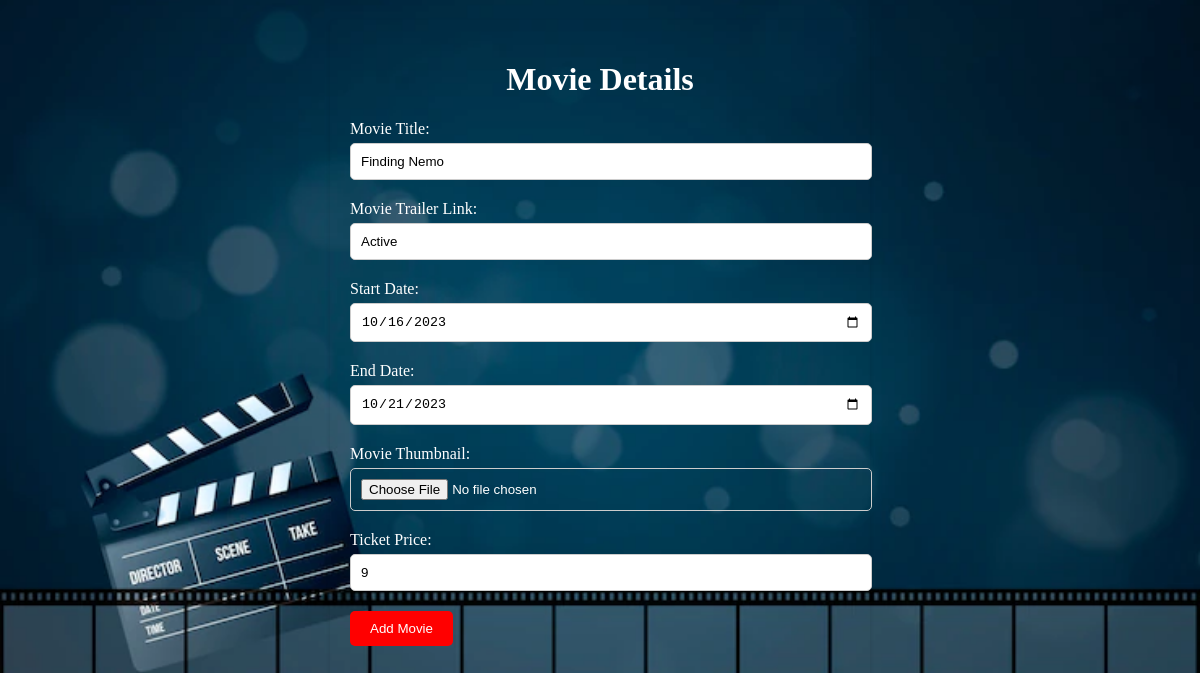
Page /admin/adminfrm.php?movie_id=9 on the committed database.
### tables this page shows
CREATE TABLE `movies` (
  `movie_id` int(11) NOT NULL,
  `movie_name` varchar(50) DEFAULT NULL,
  `status` varchar(15) DEFAULT NULL,
  `start_date` date DEFAULT NULL,
  `end_date` date DEFAULT NULL
);

### admin/adminfrm.php (the view, shortened to what this page needs)
<?php
function edit($index){
  $hn = "localhost";
  $un = "root";
  $pw = "";
  $db = "pvr-cinema";
  $conn =  mysqli_connect($hn,$un,$pw,$db);
  if (isset($_GET['movie_id'])) {
      $movie_id = $_GET['movie_id'];
      $query = "SELECT * FROM `movies` WHERE movie_id=$movie_id";
      $res = $conn->query($query);
        if($res = mysqli_fetch_array($res)){
          return $res[$index];
        }
      }
}
?>
<!DOCTYPE html>
<html>
<head>
</head>
<body>
  <div class="container">
    <h1 style="text-align: center;">Movie Details</h1>
    <form action="testupload.php" method="post" enctype="multipart/form-data">
      <div class="form-group">
        <label for="title"> Movie Title:</label>
        <input type="text" id="title" name="title" required value="<?php echo edit(1);?>">
      </div>
      <div class="form-group">
        <label for="description"> Movie Trailer Link:</label>
        <input type="text" id="description" name="description" required value="<?php echo edit(2);?>">
      </div>
      <div class="form-group">
        <label for="start_date">Start Date:</label>
        <input type="date" id="start_date" name="start_date" required value="<?php echo edit(3);?>">
      </div>
      <div class="form-group">
        <label for="end_date">End Date:</label>
        <input type="date" id="end_date" name="end_date" required value="<?php echo edit(4);?>">
      </div>
      <div class="form-group">
        <label for="thumbnail">Movie Thumbnail:</label>
        <input type="file" id="thumbnail" name="thumbnail" required value="sdsds">
      </div>
      <div class="form-group">
        <label for="Ticket_price">Ticket Price:</label>
        <input type="text" id="Ticket_price" name="Ticket_price" required value="<?php echo edit(0);?>">
      </div>
      <div class="form-group">
        <button type="submit">Add Movie</button>
      </div>
    </form>
  </div>
</body>
</html>

### admin/adminfrm.php (style rules this page uses)
body { font-family: Georgia, 'Times New Roman', Times, serif; background-image: url("../image/Admin.jpg"); background-repeat: no-repeat; background-size: cover; background-position: center; margin: 0; padding: 0; }
.container { max-width: 500px; margin: 20px auto; background-color: #fff; padding: 20px; border-radius: 5px; box-shadow: 0 2px 5px rgba(0, 0, 0, 0.1); background: transparent; color: white; }
.form-group { margin-bottom: 20px; }
.form-group label { display: block; margin-bottom: 5px; }
.form-group input { width: 100%; padding: 10px; border-radius: 5px; border: 1px solid #ccc; }
.form-group button { padding: 10px 20px; background-color: red; color: #fff; border: none; border-radius: 5px; cursor: pointer; }

### rows in the picture
movies: title "Finding Nemo", description "Active", start_date "10/16/2023", end_date "10/21/2023", Ticket_price "9"
